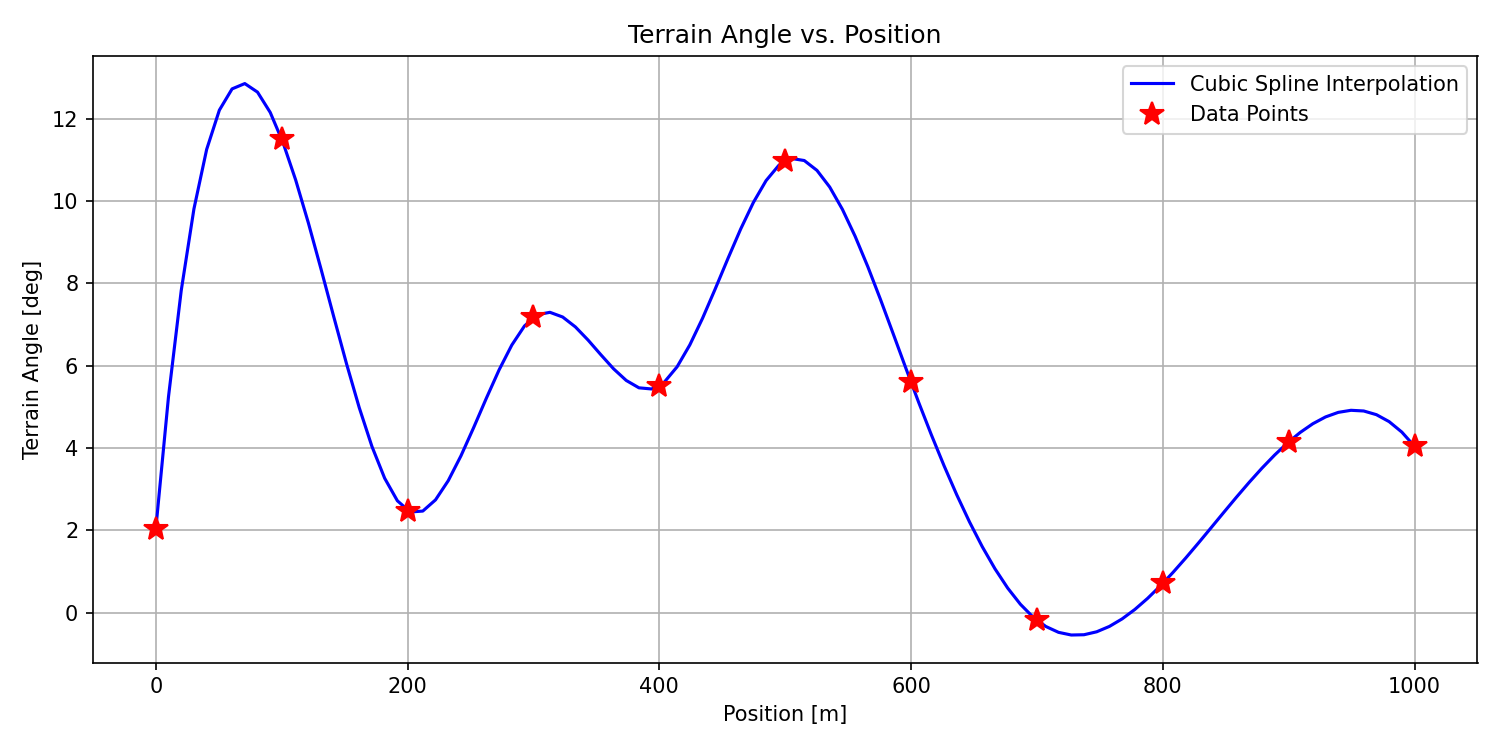

Reproduce this figure in Python.

import numpy as np
import matplotlib.pyplot as plt
from scipy.interpolate import interp1d
from define_experiment import experiment1
 
# Load experiment data
experiment, end_event = experiment1()
 
# Extract terrain data from the experiment dictionary
alpha_dist = experiment['alpha_dist']  # distance data points [m]
alpha_deg  = experiment['alpha_deg']   # terrain angle data points [deg]
 
# Create cubic spline interpolation function for terrain angle vs. distance
alpha_fun = interp1d(alpha_dist, alpha_deg, kind='cubic', fill_value='extrapolate')
 
# Evaluate the spline at 100 evenly spaced points across the terrain
x_eval = np.linspace(alpha_dist.min(), alpha_dist.max(), 100)
alpha_eval = alpha_fun(x_eval)
 
# Plot terrain angle vs. position
plt.figure(figsize=(10, 5))
plt.plot(x_eval, alpha_eval, '-b', linewidth=1.5, label='Cubic Spline Interpolation')
plt.plot(alpha_dist, alpha_deg, 'r*', markersize=12, label='Data Points')
plt.xlabel('Position [m]')
plt.ylabel('Terrain Angle [deg]')
plt.title('Terrain Angle vs. Position')
plt.legend()
plt.grid(True)
plt.tight_layout()
plt.savefig('experiment_visualization.png', dpi=150)
plt.show()
 
